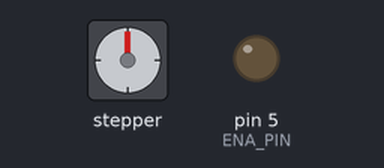
The sketch below on a simulated Arduino Uno, built with avr-gcc and run on an emulated ATmega328P. Parts: stepper motor, output pins drawn as LEDs (lit = HIGH). Stepper angles assume 200 steps per turn.

Above: at 0.15 s.
At 10.05 s:
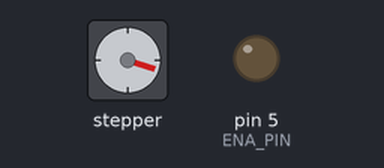
At 19.95 s:
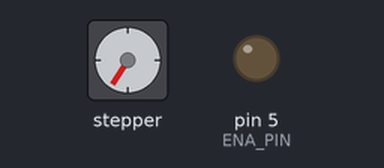
At 39.76 s:
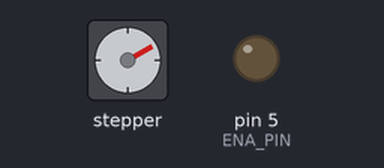
Timing chart, 0 to 40.0 s (numbered marks = the images above):
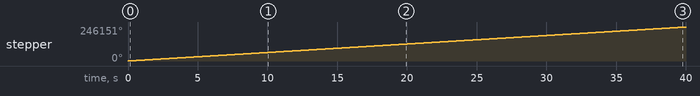

The sketch:

speed_adjustment_osciloscope.ino
```cpp
#include "AccelStepper.h"
#define STEP_PIN 3
#define DIR_PIN 4
#define ENA_PIN 5

AccelStepper stepper = AccelStepper(AccelStepper::DRIVER, STEP_PIN, DIR_PIN);

bool volt_high = false;
float value;
float voltage;
int speed;
void setup() {
  pinMode(ENA_PIN, OUTPUT);
  digitalWrite(ENA_PIN, LOW);
  stepper.setMaxSpeed(15000);
  stepper.setAcceleration(8000);
  stepper.moveTo(10000000);
}

void loop() {
  speed = 15000;
  stepper.setSpeed(speed);
  stepper.runSpeed();
}
```

Measured:
- by itself, stepper: keeps turning clockwise at about 6154°/s
